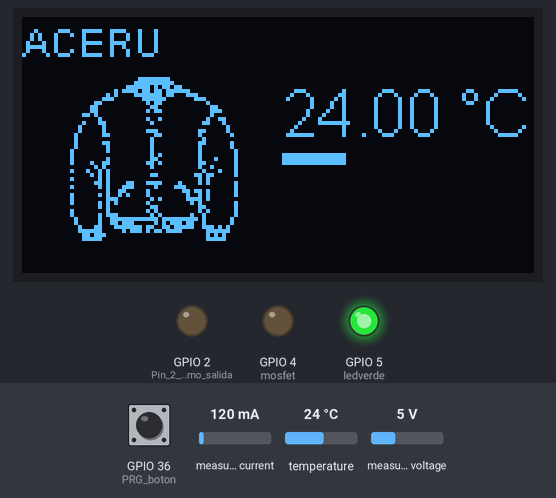
Simulated run of this sketch. Board: ESP32. Parts: 128×64 one-colour display, output pins drawn as LEDs (lit = HIGH). The inputs (shaded band) are chosen by the test bench; at power-on: GPIO 36 (PRG_boton) HIGH, temperature 24 °C, measured current 120 mA, measured voltage 5 V. EEPROM starts erased; what the sketch prints to the serial monitor is not drawn.

Above: at 7.3 s.
7.4 s: GPIO 36 (PRG_boton) pulled LOW for 0.15 s
At 10.8 s:
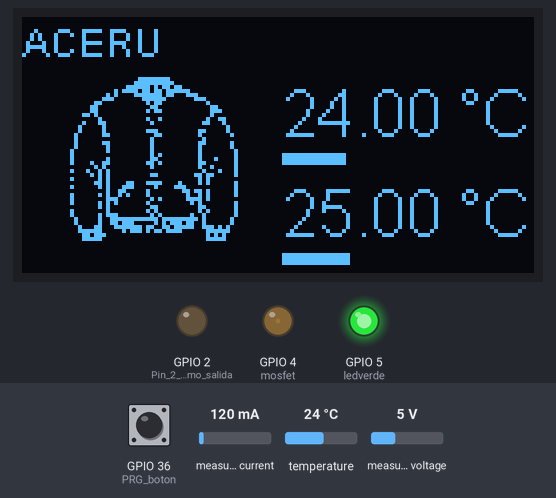
13.6 s: GPIO 36 (PRG_boton) pulled LOW for 3.2 s
At 16.1 s:
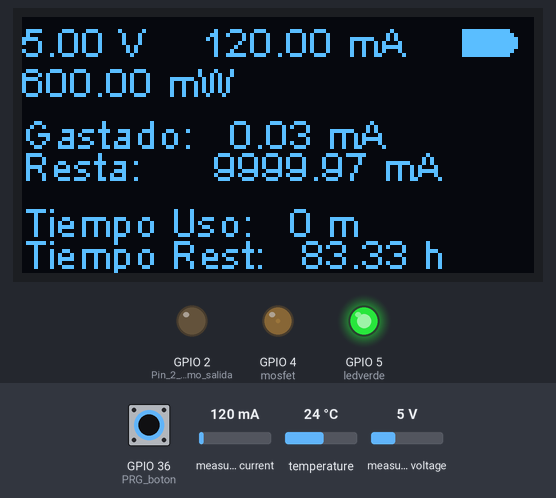
20.1 s: temperature set to 12 °C
At 22.8 s:
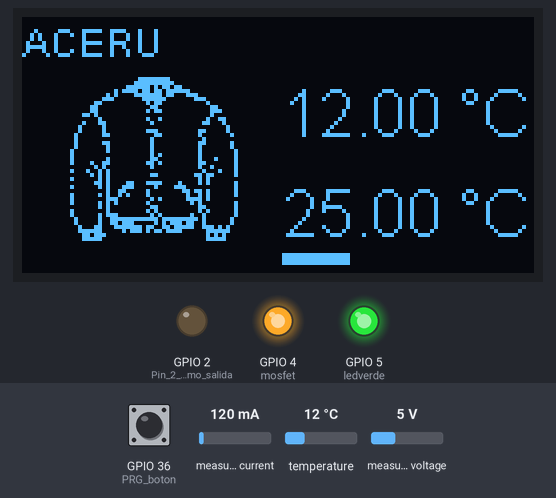
25.6 s: temperature set to 19 °C
At 26.8 s:
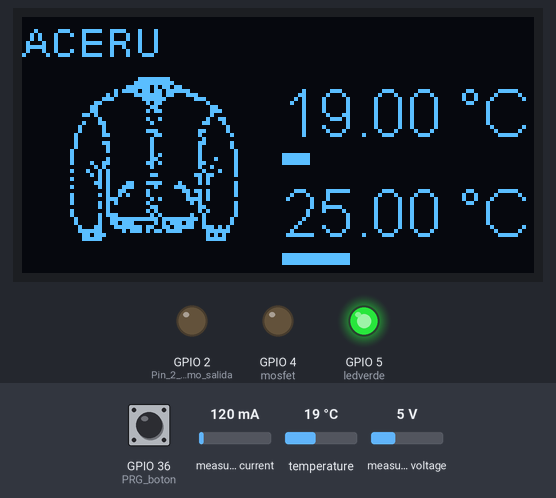
29.8 s: GPIO 36 (PRG_boton) pulled LOW for 3.2 s
At 36.8 s:
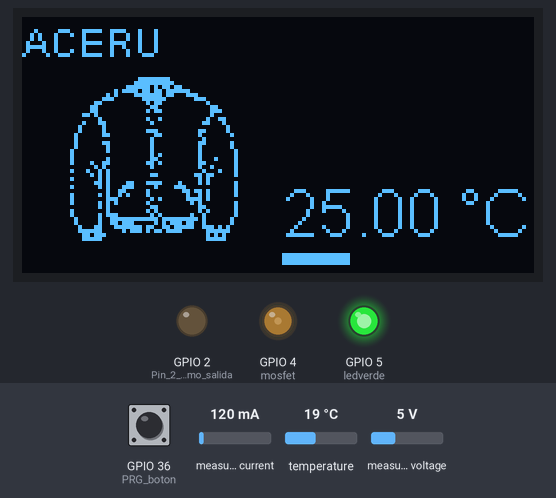
37.1 s: temperature set to 28 °C
At 38.8 s:
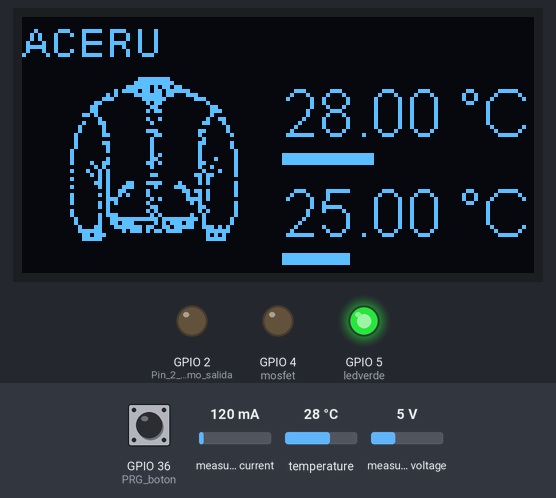
Timing chart, 0 to 40.0 s (numbered marks = the images above; inputs shaded):
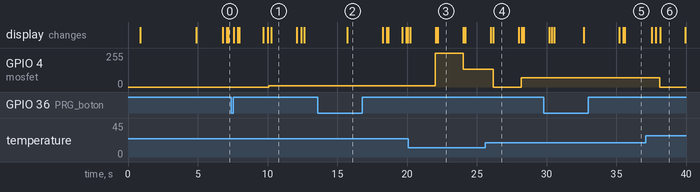

The sketch:

Chamarra_Calefaccion.ino
```cpp
//Debe instalarse el conjunto de tarjetas ESP32 desde el gestor de tarjetas
//Y seleccionarse la tarjeta ESP32 Dev Module, compatible con el modulo TTGO LORA SX1278 ESP32, y compilando sin problemas
//Necesario ir al administrador de dispositivos e instalar driver de la tarjeta USB, CP2102


#include <SPI.h>
#include <LoRa.h>
#include <Wire.h>
#include "SSD1306.h"
#include "images.h"

#include <OneWire.h>
#include <DallasTemperature.h>
#include <Adafruit_INA219.h>
#include <PID_v1.h>
#include <EEPROM.h>

// ------------ Configuración EEPROM ------------
#define EEPROM_SIZE        16      // 8 bytes (por si agregas más datos)
#define EEPROM_ADDR_TIME   0       // dirección donde se guarda el tiempo (unsigned long, 4 bytes)
#define EEPROM_ADDR_BATT   4       // dirección para la batería consumida (float, 4 bytes)

// ------------ Variables para monitoreo ------------
unsigned long segundosEncendido = 0;
float bateriaConsumida_mAh = 0;
float capacidadBateria_mAh = 10000; // Cambia valor para powerbank o mah disponibles. Por ejemplo: Powerbank 10,000 mAh
float bateriaRestante_mAh = 10000; // Mismo valor inicial.

// ------------ Variables para control de tiempo ------------
unsigned long tiempoAnterior = 0;

// Define el pin que vas a usar para el bus 1-Wire
#define ONE_WIRE_BUS 16  // Cambia el número por el pin que uses

OneWire oneWire(ONE_WIRE_BUS);
DallasTemperature sensors(&oneWire);
Adafruit_INA219 ina219;

//TRANSMISOR ALARMA
//CODIGO Y DISEÑO POR: FERACERU
// Instagram @feraceru
// Tiktok @feraceru
//

#define SCK     5    // GPIO5  -- SX1278's SCK
#define MISO    19   // GPIO19 -- SX1278's MISO
#define MOSI    27   // GPIO27 -- SX1278's MOSI
#define SS      18   // GPIO18 -- SX1278's CS
#define RST     14   // GPIO14 -- SX1278's RESET
#define DI0     26   // GPIO26 -- SX1278's IRQ(Interrupt Request)
//#define BAND    433E6  //Cambiar banda si es para tarjetas nuevas
#define BAND    915E6

//PINES DE LEDS INDICADORES
//PIN 13 LED
//PIN 12 LED
//const int PRG_boton = 0; //Alias para numero de pin "0" quees el botón push de la tarjeta // Tarjeta vieja
const int PRG_boton = 36; //Para tarjeta nueva 1.3v

//Address I2C y pines de conexion para Display OLED
//SSD1306 display(0x3c, 4, 15); //Para version antigua Lora Board
SSD1306 display(0x3c, 21, 22); //Para version nueva Lora Board 1.3v


int minitimer=0; //Variable de conteo para la funcion LOOP, y asi tomar acciones cada X tiempo

int buzzitimer=0;
int vibra_time=0;
double tempe_deseo=15.0;
bool calentando=0;
double tempC;
//bool estado_vibrador=0;

const int Buzz_PWM = 12;
const int mosfet = 4;
const int ledverde = 5;

/////////////////////////////////////////
// Variables PID
double setpoint;         // Temperatura objetivo en °C
double temp_actual;           // Variable para temperatura leída
double output;                // Salida del PID (0-255 para PWM)

// Ajusta estos parámetros a tu sistema:
double Kp = 10, Ki = 2, Kd = 1;   // Prueba con estos y ajusta después

PID myPID(&tempC, &output, &tempe_deseo, Kp, Ki, Kd, DIRECT);


//:::::::::::::::::::::::BATTERY CHECK
const uint8_t vbatPin = 35; //Pin para leer ADC de bateria, pin 35.


//Funcion de muestreo de logo de inicio
void logo(){
  display.clear();
  //digitalWrite(12,HIGH);
  display.drawXbm(0,0,128,64,aceru_logo); //Proyectamos logo/pantalla de inicio.
  display.display();
  delay(4000);
  //digitalWrite(12,LOW);
  }

void Pantalla_A(void){
  display.clear();                     //Limipiamos display
  display.drawXbm(0,0,128,64,chamarra_frente); //Proyectamos fondo/pantalla de trabajo

  display.setTextAlignment(TEXT_ALIGN_LEFT);
  display.setFont(ArialMT_Plain_10);
  display.drawString(0, 0, "ACERU");

  //display.drawRect(42,20,44,15);          //Dibujamos rectangulo para dato recibido
  display.display();
}

//////////////FUNCION PARA LEER ADC de batería y revisar carga

void bateria_rev(float corrienteActual_mA) {
//Usaremos esta funcion para calcular la bateria restante con base en el consumo actual
//e imprimir pantalla con la informacion


unsigned long tiempoActual = millis();

  // Ejecuta este bloque cada segundo
  if (tiempoActual - tiempoAnterior >= 1000) {
    segundosEncendido = segundosEncendido + (tiempoActual-tiempoAnterior) /1000;
    tiempoAnterior = tiempoActual;


    // === Aquí leerías tu corriente actual del INA219 ===
    //float corrienteActual_mA = 1000.0; // <-- Sustituye esto por la medición real

    // Sumar el consumo de este segundo
    bateriaConsumida_mAh += (corrienteActual_mA/3600); // 1 seg = 1/3600 horas
    bateriaRestante_mAh = capacidadBateria_mAh - bateriaConsumida_mAh;
    float tiempoRestante = bateriaRestante_mAh/corrienteActual_mA;

     //Limpieza de area de texto temperatura
    display.setColor(WHITE);

    display.setFont(ArialMT_Plain_10);
    display.drawString(0, 23, "Gastado:   " + String(bateriaConsumida_mAh) + " mA");
    display.drawString(0, 31, "Resta:      " + String(bateriaRestante_mAh) + " mA");
    display.drawString(0, 45, "Tiempo Uso:   " + String((segundosEncendido%3600)/60) + " m");
    display.drawString(0, 53, "Tiempo Rest:   " + String(tiempoRestante) + " h");
    display.display();


    // Imprime los datos en serial
    Serial.print("Tiempo: ");
    Serial.print(segundosEncendido / 3600); Serial.print("h ");
    Serial.print((segundosEncendido % 3600) / 60); Serial.print("m ");
    Serial.print(segundosEncendido % 60); Serial.print("s | ");
    Serial.print("Bateria consumida: ");
    Serial.print(bateriaConsumida_mAh, 1); Serial.print(" mAh | ");
    Serial.print("Restante: ");
    Serial.println(bateriaRestante_mAh, 1);

    Serial.println("Tiempo de uso total (m): ");
    Serial.println((segundosEncendido % 3600) / 60);
    Serial.println("Tiempo restante (h): ");
    Serial.println(tiempoRestante);

    // ---- Guarda los datos cada minuto ----
    if (segundosEncendido % 60 == 0) {
      EEPROM.put(EEPROM_ADDR_TIME, segundosEncendido);
      EEPROM.put(EEPROM_ADDR_BATT, bateriaConsumida_mAh);
      EEPROM.commit();  // IMPORTANTE en ESP32
      Serial.println("Datos guardados en EEPROM.");
    }
  }


int per_charge; //Cambiar o desarrollar codigo, necesario contabilizar las horas ya consumidas
per_charge = (bateriaRestante_mAh / capacidadBateria_mAh)*100;

//Creamos dos variables para definir rapidamente la posición del icono de la batería
int batx = 110;
int baty = 3;

    display.setColor(WHITE);
  // Si la carga se encuentra entre 0 y 19% mostramos icono de batería 0%
  if (per_charge>=0 && per_charge<20){
  display.drawFastImage(batx,baty,16,16, bateria_0);
  }
  // Si la carga se encuentra entre 20 y 39% mostramos icono de batería 20%
  if (per_charge>=20 && per_charge<40){
  display.drawFastImage(batx,baty,16,16, bateria_20);
  }

  if (per_charge>=40 && per_charge<60){
  display.drawFastImage(batx,baty,16,16, bateria_40);
  }

  if (per_charge>=60 && per_charge<80){
  display.drawFastImage(batx,baty,16,16, bateria_60);
  }

  if (per_charge>=80 && per_charge<90){
  display.drawFastImage(batx,baty,16,16, bateria_80);
  }

  if (per_charge>=90){
  display.drawFastImage(batx,baty,16,16, bateria_100);
  }
  display.display();

}     //Fin de función Bateria Rev


//Funcion de configuraciones iniciales
void setup() {
///////////////////SLEEP MODE
  Serial.begin(115200);
  while (!Serial);
  Serial.println("Serial Inicializado... > OK");


/////////////////LECTURA EEPROM
 EEPROM.begin(EEPROM_SIZE);

  // Leer los valores guardados al iniciar
  EEPROM.get(EEPROM_ADDR_TIME, segundosEncendido);
  EEPROM.get(EEPROM_ADDR_BATT, bateriaConsumida_mAh);

    // Si el valor es inválido, no hacer nada
    if (isnan(segundosEncendido) || segundosEncendido <= 0) {
        // Aquí puedes mostrar "Lectura inválida" o saltar el cálculo
        segundosEncendido=0;
    }

      if (isnan(bateriaConsumida_mAh) || bateriaConsumida_mAh <= 0) {
        // Aquí puedes mostrar "Lectura inválida" o saltar el cálculo
        bateriaConsumida_mAh=0;
    }

  bateriaRestante_mAh = capacidadBateria_mAh - bateriaConsumida_mAh;

  Serial.println("Valores restaurados de EEPROM:");
  Serial.print("Tiempo encendido (seg): "); Serial.println(segundosEncendido);
  Serial.print("Bateria consumida (mAh): "); Serial.println(bateriaConsumida_mAh);
  Serial.print("Bateria restante (mAh): "); Serial.println(bateriaRestante_mAh);

  tiempoAnterior = millis();
////////////////////

display.init();                     //Iniciamos display OLED

 if (!ina219.begin()) {
    Serial.println("No se encontró el sensor INA219. Verifica conexiones.");
    while (1) { delay(10); }
  }
  Serial.println("INA219 iniciado correctamente.");


////////////////////////////////

  pinMode(vbatPin, INPUT);  //Definimos el pin vbatPin (Pin 35) como entrada
  pinMode(PRG_boton, INPUT_PULLUP); //Activamos la PULLUP del boton PRG_boton de la tarjeta, el integrado.

  pinMode(mosfet, OUTPUT);
  pinMode(16, INPUT_PULLUP); //Activamos la PULLUP Sensor DS18B20 OneWire

  pinMode(ledverde,OUTPUT);  //Pin 5 como salida | LED VERDE DE FABRICA
  pinMode(2,OUTPUT);  //Pin 2 como salida | LED ROJO LORA TTGO BOARD
  pinMode(0,INPUT);   //Boton Push de TTGO LORA BOARD
  pinMode(37,INPUT);  //PIN GPIO Digital sin funciones adicionales | Para evaluarl sensor capacitivo

  //pinMode(16,OUTPUT); //RST OLED
  //pinMode(12,OUTPUT); //PRUEBA PWM BUZZER
  digitalWrite(ledverde,HIGH); //APAGAMOS LED VERDE DE FABRICA

  // Configurar el pin como salida
  pinMode(Buzz_PWM, OUTPUT);

  //Inicializo sensor de temperatura
  sensors.begin();

  Serial.print("Sensores encontrados: ");
  Serial.println(sensors.getDeviceCount());
  sensors.requestTemperatures();
  tempC = sensors.getTempCByIndex(0);
  tempe_deseo = (int)tempC;


////////////////////////////////////////////
 // Configura los límites del PID (PWM)
  myPID.SetOutputLimits(0, 255);  // 0-255 para analogWrite
  myPID.SetMode(AUTOMATIC);       // Modo automático
//////////////////////////////////////

  // Configurar el canal PWM - usar el canal 0 en este caso
  ledcSetup(0, 2500, 8);  // Canal 0, frecuencia de 5000 Hz, resolución de 8 bits
  ledcAttachPin(Buzz_PWM, 0);   // Asociar el canal PWM con el pin específico
//////////////////////////////

// Configura canal 1, frecuencia 5000Hz, 8 bits de resolución
  ledcAttachPin(mosfet,1);    // pin, canal
  ledcSetup(1, 5000, 8);           // canal 1, freq, resolución

  /*
  digitalWrite(16, LOW);    // Pin GPIO16 en bajo o cero => Reset OLED
  delay(50);
  digitalWrite(16, HIGH); // Activamos GPIO16 para utilizar OLED
  */


  //Iniciamos configuracion SPI
  SPI.begin(SCK,MISO,MOSI,SS);

   //Sonido de inicialiacion en Buzzer | Beep de primer paso superado: LORA INICIADO..
  ledcWrite(0, 0);
  delay(33);
  ledcWrite(0,255);

  display.init();                     //Iniciamos display OLED
  //display.flipScreenVertically();     //Configuramos posición vertical
  display.setFont(ArialMT_Plain_10);  //Elegimos fuente y tamaño para texto

  logo();                             //Proyectamos pantallas de inicio, mediante función logo();
  Pantalla_A();

   //Sonido de inicialiacion en Buzzer |SETUP FINALIZADO| 2 beeps
  ledcWrite(0, 0);
  delay(33);
  ledcWrite(0,255);
  delay(33);
  ledcWrite(0, 0);
  delay(33);
  ledcWrite(0,255);

}


int presion_larga=0;

//FUNCION PRINCIPAL | BUCLE INFINITO | LOOP
void loop() {
Serial.flush();
delay(1);       //Retardo de 1ms para aumentar los contadores a cada paso por loop | Estimado de 1ms cada vez.
minitimer++;


//Si ha transcurrido 1 segundo aproximadamente revisamos sensores y demas...
if (minitimer % 1000==0){
//lecturaINA219();


  //Leemos temperatura
  sensors.requestTemperatures();
  tempC = sensors.getTempCByIndex(0);
  Serial.print("Temperatura: ");
  Serial.print(tempC);
  Serial.println(" °C");

//Funcion para desplegar termometro de tempC Sensor
//Ejemplo, Posicion de Inixio X -  Inicio Y - Largo de Barra    - Grosor Barra  - Temp    - Limite Superior Temp   - Limite Inferior Temp
//              65              40              63              3             temp        15            50
  termometro(65,   15,   63,   3,    tempC,    15,   50);


//FUNCION DE CALENTAMIENTO
//ACTIVADOR DE PWM MEDIANTE PID
  myPID.Compute();    // Calcula el PID
  ledcWrite(1, (int)output);   // canal , valor PWM

  // Imprime para depuración
  Serial.print("Temp: "); Serial.print(tempC);
  Serial.print(" | PWM: "); Serial.println(output);
 // minitimer=0; //Reiniciamos minitimer

//Si la temperatura (y la salida PID PWM es mayor que cero)
//Significa que se está calentando la chamarra => Activamos animacion o señal de encendido para display.
if (output>0) anima_calienta();
}


////////////////////////////////////////
///////////////////////SECCION LOOP : PRESION DE BOTON : FUNCION
////////////////////////////////////
if (!digitalRead(PRG_boton))  {     //Si el botón de la tarjeta es presionado
  delay(50);                        //Esperamos 50ms para antirebotes
  while (!digitalRead(PRG_boton)){  //Y esperamos a que el botón deje de presionarse
  delay(1);
  presion_larga++;                //Aumentamos el contador de "tiempo" para detectar presion larga
  if (presion_larga >= 2000) lecturaINA219();  //Si hay presion larga leemos datos de corriente para mostrar a usuario.
  }

if (presion_larga<2000){    //Si la presion no fue suficientemente larga, entonces fue una pulsacion normal
    tempe_deseo++;          //Solo aumentamos la temperatura deseada

   }

  //Leemos temperatura
  Serial.print("Temperatura Deseada: ");
  Serial.print(tempe_deseo);
  Serial.println(" °C");
  termometro(65,40,63,3,tempe_deseo,15,50);

if (tempe_deseo > tempC){   //Activamos Buzzer indicando que se esta aumentando la temperatura deseada y se calentará.
    avisobuzzer();
  }

  }

  presion_larga=0;  //Terminamos revision y reiniciamos contador de presion larga

if (minitimer>=15000) {
  lecturaINA219();
  termometro(65,40,63,3,tempe_deseo,15,50);
  minitimer=0;
}
}


void anima_calienta(){
    display.setColor(WHITE);
    display.fillCircle(27, 30, 2);
    display.fillCircle(39, 30, 2);
    display.display();
    delay(150);
    display.setColor(BLACK);
    display.fillCircle(27, 30, 2);
    display.fillCircle(39, 30, 2);
    display.display();

}

///////////////////////////
void avisobuzzer(){
     //Sonido de inicialiacion en Buzzer |SETUP FINALIZADO| 2 beeps
  ledcWrite(0, 0);
  delay(33);
  ledcWrite(0,255);
  delay(33);
  ledcWrite(0, 0);
  delay(33);
  ledcWrite(0,255);
}
/////////////////////////


//////////////////////////////////////////////////////////////////////////
/////////////////////////////////////////////////////////////////////////


void lecturaINA219(){
/////////////////////LECTURA INA219
  float corriente_mA = ina219.getCurrent_mA(); // Corriente en miliamperes
  float voltaje = ina219.getBusVoltage_V();    // Voltaje en volts
  float potencia = ina219.getPower_mW();       // Potencia en miliwatts

  Serial.println("::::::::MEDICION ELECTRICA CALEFACCION::::::::");
  Serial.print("Corriente: "); Serial.print(corriente_mA); Serial.println(" mA");
  Serial.print("Voltaje: "); Serial.print(voltaje); Serial.println(" V");
  Serial.print("Potencia: "); Serial.print(potencia); Serial.println(" mW");
  Serial.println("-----------------------------------------------");

    //Limpieza de area de texto temperatura
    display.clear();
    display.setColor(BLACK);
    display.fillRect(0, 15, 60, 30); // Xinicial, Yinicial, Largo, Grosor.
    display.setColor(WHITE);
    display.setFont(ArialMT_Plain_10);
    display.drawString(0, 0, String(voltaje) + " V");
    display.drawString(45, 0, String(corriente_mA) + " mA");
    display.drawString(0, 10, String(potencia) + " mW");
    display.display();

    bateria_rev (corriente_mA);

    delay(2500);
    display.clear();
    Pantalla_A();


}


////////////////////
///////////////////////////

//Funcion que me ayuda a visualizar un "termometro" (lectura de °C) en la posicion que necesito
//Generando automaticamente la barra de medicion dinamica (solo funcion para visualizar en display)
//Ejemplo, Posicion de Inixio X -  Inicio Y - Largo de Barra    - Grosor Barra  - Temp    - Limite Superior Temp   - Limite Inferior Temp
//              65              40              63              3             temp        15            50
void termometro (int xi_term, int yi_term, int tamano_bar, int grosor_term, float temp, int liminf, int limsup){

    char string[15];
    itoa(temp,string,10);
    sprintf(string,"%4.2f °C",temp);
  //Datos de posicion inicial, grosor y largo de barra esperado.
    float bar_val; // valor para barra px

  //   if (temp > 50) tempe_deseo = liminf;
  //   if (tempe_deseo<liminf) tempe_deseo = liminf;

    //Limpieza de area de texto temperatura
    display.setColor(BLACK);
    display.fillRect(xi_term, yi_term, tamano_bar, 18); // Xinicial, Yinicial, Largo, Grosor.

    //Reescritura de datos temperatura XX °C
    display.setTextAlignment(TEXT_ALIGN_LEFT);
    display.setFont(ArialMT_Plain_16);  //Elegimos fuente y tamaño para text
    display.setColor(WHITE);
    display.drawString(xi_term, yi_term, string);
    display.display();

    //Barra de carga de acuerdo a temperatura, y espcio definido
    //Limpieza de barra termometro
    display.setColor(BLACK);
    display.fillRect( xi_term, yi_term+19, tamano_bar ,grosor_term);

    bar_val = (temp-liminf) / (limsup - liminf);
    bar_val = bar_val * tamano_bar;

    Serial.print("VALOR DE H:");
    Serial.println(bar_val);

    //Ciclo animacion Termometro Barra
    for (int h = 0;  h < bar_val; h++ ){
    delay (10);
    display.setColor(WHITE);
    display.fillRect(xi_term, yi_term+19, h, grosor_term);
    display.display();
    }

}

//////////////////////////////////////////////////////////////////////////
//////////////////////////////////////////////////////////////////////
```

Source omitted: images.h (data table, 27454 bytes)

Measured:
- after the input at 7.4 s, GPIO 4 (mosfet): 0/255 → 10/255 after 2.7 s
- after the input at 13.6 s, GPIO 4 (mosfet): stays 10/255 (without the input it goes to 11/255 after 6.1 s); the display: changes after 2.1 s (image 2)
- after the input at 20.1 s, GPIO 4 (mosfet): 10/255 → 252/255 after 1.9 s, → 134/255 2.0 s later
- after the input at 25.6 s, the display: first changes after 0.41 s (image 4 shows a later state)
- after the input at 29.8 s, GPIO 4 (mosfet): goes on until 30.4 s, then stays 69/255
- what the display in image 1 shows lasts 1.8 s, from 10.3 s to 12.1 s
